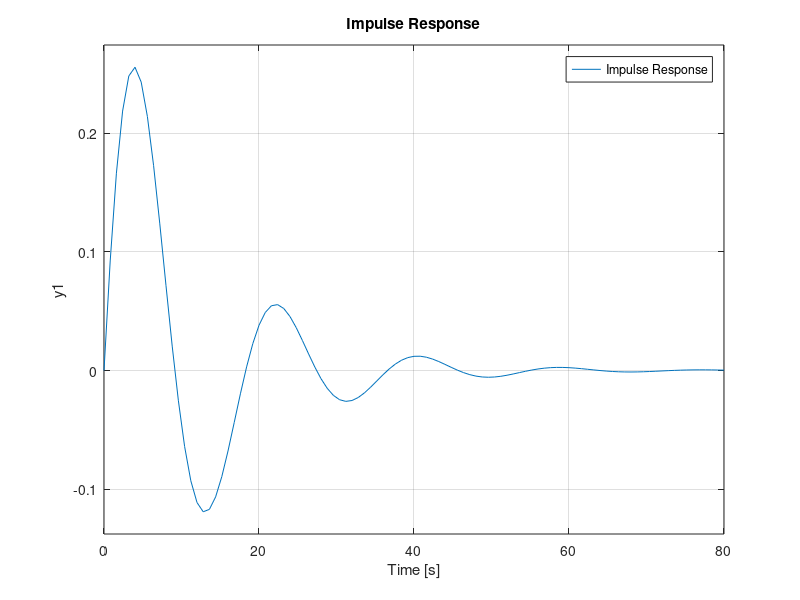

Write MATLAB code to recreate this figure.
sys=tf([3],[24 4 3]);
subplot(2,1,1);
step(sys);
legend('Step Response');
subplot(2,1,2);
impulse(sys);
legend('Impulse Response');